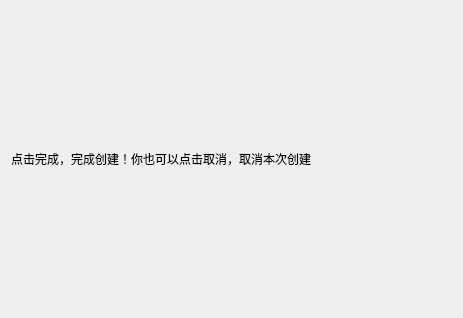
<?xml version="1.0" encoding="UTF-8"?>
<ui version="4.0">
 <class>ConfirmPage</class>
 <widget class="QWizardPage" name="ConfirmPage">
  <property name="geometry">
   <rect>
    <x>0</x>
    <y>0</y>
    <width>463</width>
    <height>318</height>
   </rect>
  </property>
  <property name="windowTitle">
   <string>WizardPage</string>
  </property>
  <layout class="QGridLayout" name="gridLayout">
   <item row="0" column="0">
    <layout class="QHBoxLayout" name="horizontalLayout">
     <item>
      <widget class="QLabel" name="label">
       <property name="text">
        <string>点击完成，完成创建！你也可以点击取消，取消本次创建</string>
       </property>
      </widget>
     </item>
    </layout>
   </item>
  </layout>
 </widget>
 <resources/>
 <connections/>
</ui>
